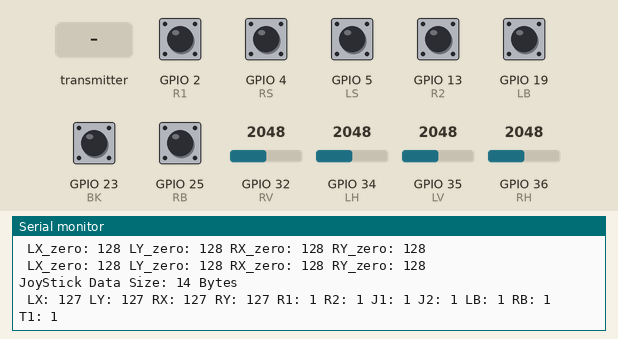
This program was run on a simulated ESP32. Parts: the last lines printed to the serial monitor. The inputs (shaded band) are chosen by the test bench; at power-on: GPIO 2 (R1), GPIO 4 (RS), GPIO 5 (LS), GPIO 13 (R2), GPIO 19 (LB), GPIO 23 (BK), GPIO 25 (RB) HIGH, GPIO 32 (RV) = 2048, GPIO 34 (LH) = 2048, GPIO 35 (LV) = 2048, GPIO 36 (RH) = 2048. EEPROM starts erased.

Above: at 2.0 s.
2.1 s: GPIO 32 (RV) set to 2866
At 2.6 s:
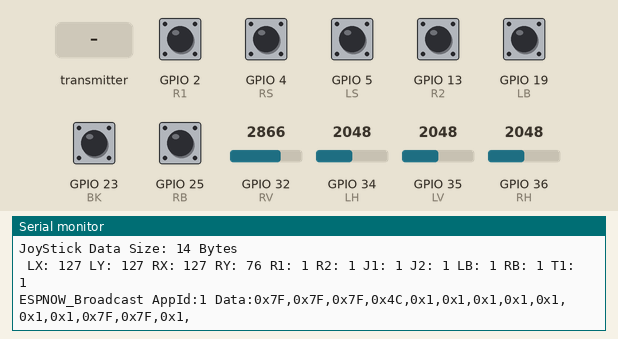
3.6 s: GPIO 34 (LH) set to 2866
At 4.2 s:
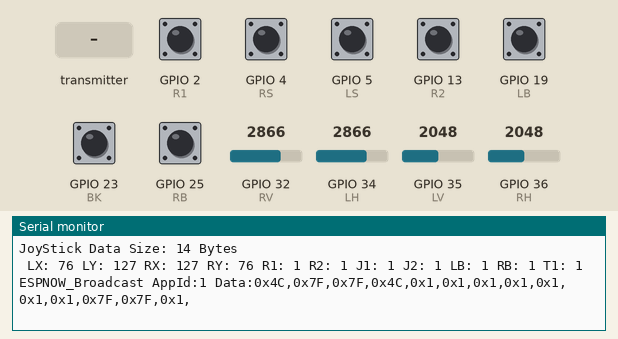
5.2 s: GPIO 35 (LV) set to 2866
At 5.7 s:
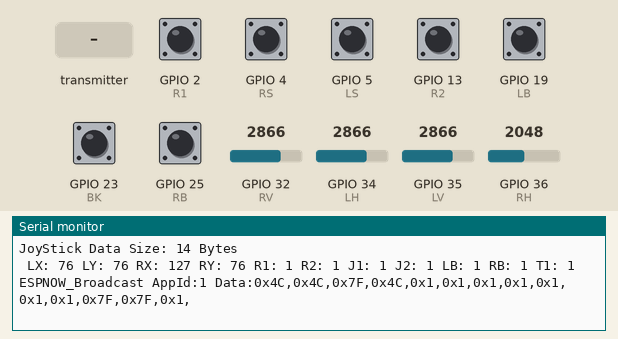
6.8 s: GPIO 36 (RH) set to 2866
At 7.3 s:
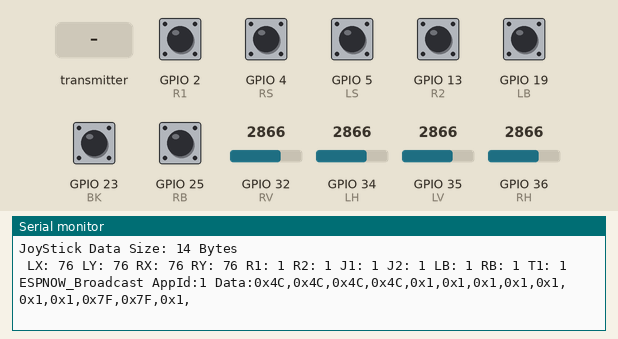
8.4 s: the transmitter starts sending appId = 0
At 8.71 s:
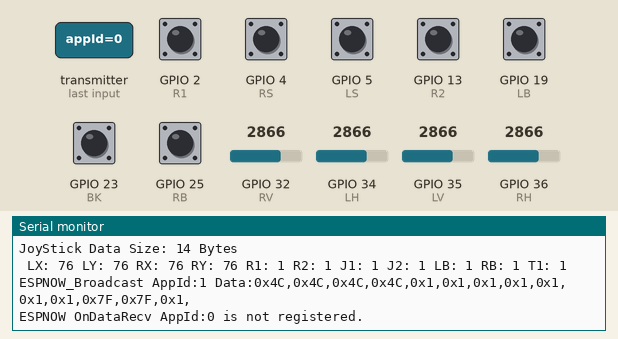
10.4 s: the transmitter starts sending appId = 1
At 10.71 s:
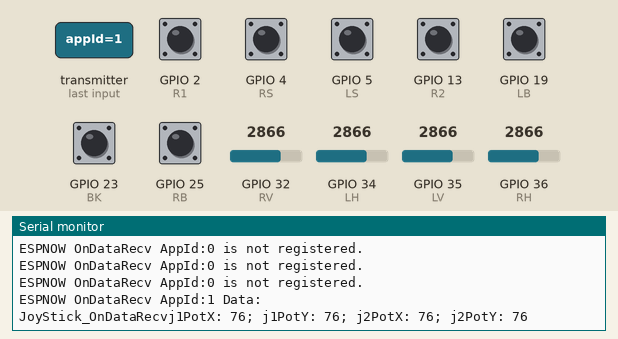

The program:

main.cpp
```cpp
#include "joystick.h"

//**********************Setup*************************
void setup()
{
  Serial.begin(115200);
  delay(100);

  JoyStick_Init();
  JoyStick_PrintState();
}

void loop()
{
  JoyStick_Loop();
}
```

espnow_wrapper.cpp
```cpp
#include "espnow_wrapper.h"

#if defined(ARDUINO_ARCH_ESP8266)
#include <ESP8266WiFi.h>
#include <espnow.h>
#elif defined(ARDUINO_ARCH_ESP32)
#include <WiFi.h>
#include <esp_now.h>
#endif


// 全0xFF的Mac地址时广播到附近所有ESPNOW设备
uint8_t broadcastAddress[] = {0xFF, 0xFF, 0xFF, 0xFF, 0xFF, 0xFF};
#if defined(ARDUINO_ARCH_ESP32)
esp_now_peer_info_t peerInfo = {};
#endif

static EspnowReceiver receiver = 0;
static uint8_t espnow_mode;
static uint32_t espnow_appMask;

// 数据发送回调函数
// callback when data is sent from Master to Slave
#if defined(ARDUINO_ARCH_ESP8266)
void OnDataSent(uint8_t *mac_addr, uint8_t status)
#elif defined(ARDUINO_ARCH_ESP32)
void OnDataSent(const uint8_t *mac_addr, esp_now_send_status_t status)
#endif
{
  char macStr[18];
  snprintf(macStr, sizeof(macStr), "%02x:%02x:%02x:%02x:%02x:%02x",
           mac_addr[0], mac_addr[1], mac_addr[2], mac_addr[3], mac_addr[4], mac_addr[5]);
  //  Serial.print("Last Packet Sent to: "); Serial.println(macStr);
  //  Serial.print("Last Packet Send Status: "); Serial.println(status == ESP_NOW_SEND_SUCCESS ? "Delivery Success" : "Delivery Fail");
}

// 数据接收回调函数
// callback when data is received from Slave to Master
#if defined(ARDUINO_ARCH_ESP8266)
void OnDataRecv(uint8_t *mac_addr, uint8_t *incomingData, u8 data_len)
#elif defined(ARDUINO_ARCH_ESP32)
void OnDataRecv(const uint8_t *mac_addr, const uint8_t *incomingData, int data_len)
#endif
{
  char macStr[18];
  snprintf(macStr, sizeof(macStr), "%02x:%02x:%02x:%02x:%02x:%02x",
           mac_addr[0], mac_addr[1], mac_addr[2], mac_addr[3], mac_addr[4], mac_addr[5]);

  // 解析 ESPNOW_BaseData 头
  ESPNOW_BaseData espData;
  memcpy(&espData, incomingData, sizeof(ESPNOW_BaseData));

  Serial.print("ESPNOW OnDataRecv AppId:");
  Serial.print(espData.appId, DEC);

  if (!bitRead(espnow_appMask, espData.appId))
  {
    Serial.println(" is not registered.");
    return;
  }

  // 解析剩余的内容
  Serial.print(" Data:");
  const uint8_t *pNewData = incomingData + sizeof(ESPNOW_BaseData);
  uint32_t newLen = data_len - sizeof(ESPNOW_BaseData);
  for (uint32_t i = 0; i < newLen; ++i)
  {
    Serial.print("0x");
    Serial.print(pNewData[i], HEX);
    Serial.print(",");
  }
  Serial.println();

  if (receiver != nullptr)
  {
    receiver(pNewData, newLen);
  }
}

void ESPNOW_Init(uint8_t mode)
{
  Serial.println("ESPNOW_Init");

  espnow_mode = mode;
  receiver = nullptr;
  espnow_appMask = 0;

  if (espnow_mode == ESPNOW_MODE_BROADCAST)
  {
    // 初始化 ESP-NOW
    Serial.println("Initializing ESP-NOW...");
    delay(100);
    WiFi.mode(WIFI_STA);
    Serial.println("InitESPNow");
    // This is the mac address of the Master in Station Mode
    Serial.print("STA MAC: ");
    Serial.println(WiFi.macAddress());
    WiFi.disconnect();
    if (esp_now_init() == 0)
    { // ESP_OK=0
      Serial.println("ESPNow Init Success");
    }
    else
    {
      Serial.println("ESPNow Init Failed");
      // Retry InitESPNow, add a counte and then restart?
      // InitESPNow();
      // or Simply Restart
      ESP.restart();
    }
    // 配对连接pair with another ESP-NOW device
    ESPNOW_PairDevice();
    Serial.println("ESPNOW_MODE_BROADCAST success.");
  }

  esp_now_register_recv_cb(OnDataRecv);

  Serial.print("MAC address of this node is ");
  Serial.println(WiFi.softAPmacAddress());
}

// 配对连接pair with another ESP-NOW device
void ESPNOW_PairDevice()
{
#if defined(ARDUINO_ARCH_ESP8266)
  if (!esp_now_is_peer_exist(broadcastAddress))
  {
    esp_now_add_peer(broadcastAddress, ESP_NOW_ROLE_IDLE, 0, 0, 0);
  }
#elif defined(ARDUINO_ARCH_ESP32)
  memcpy(&peerInfo.peer_addr, broadcastAddress, 6);
  if (!esp_now_is_peer_exist(broadcastAddress))
  {
    esp_now_add_peer(&peerInfo);
  }
#endif
}

// 注册AppId
void ESPNOW_RegisterApp(uint32_t appId, EspnowReceiver cb)
{
  bitSet(espnow_appMask, appId);
  receiver = cb;
}

// 发送数据 send data
void ESPNOW_SendMessageBroadcast(uint32_t appId, uint8_t *data, size_t len)
{
  ESPNOW_BaseData espData;
  espData.appId = appId;

  // 添加 ESPNOW_BaseData 头
  uint32_t size = len + sizeof(ESPNOW_BaseData);
  uint8_t msg[size];
  uint8_t *pMsg = msg;
  memcpy(pMsg, static_cast<void *>(&espData), sizeof(ESPNOW_BaseData));
  memcpy(pMsg + sizeof(ESPNOW_BaseData), data, len);

  Serial.print("ESPNOW_Broadcast AppId:");
  Serial.print(appId, DEC);
  Serial.print(" Data:");
  for (uint32_t i = 0; i < len; ++i)
  {
    Serial.print("0x");
    Serial.print(data[i], HEX);
    Serial.print(",");
  }
  Serial.println();

  esp_now_send(broadcastAddress, pMsg, len + sizeof(ESPNOW_BaseData));
}
```

espnow_wrapper.h
```cpp
#ifndef ESPNOW_WRAPPER_H
#define ESPNOW_WRAPPER_H

#include <Arduino.h>

#define ESPNOW_MODE_BROADCAST   0
#define ESPNOW_MODE_UNICAST     1

#define ESPNOW_APPID_JOYSTICK   1

typedef struct {
    uint32_t appId;
} ESPNOW_BaseData;

typedef void (*EspnowReceiver)(const uint8_t *msg, size_t len);

void ESPNOW_Init(uint8_t mode);
void ESPNOW_RegisterApp(uint32_t appId, EspnowReceiver cb);
void ESPNOW_SendMessageBroadcast(uint32_t appId, uint8_t *msg, size_t len);
void ESPNOW_Loop();
void ESPNOW_PairDevice();

#endif /* ESPNOW_WRAPPER_H */
```

joystick.cpp
```cpp
#include "joystick.h"
#include "espnow_wrapper.h"

#include <EEPROM.h>
#define EEPROM_SIZE 9

// TRIGGER BUTTONS
#define LB 19
#define RB 25

// LEFT-JOYSTICK
#define LH 34
#define LV 35
#define LS 5

// RIGHT-JOYSTICK
#define RH 36
#define RV 32
#define RS 4

#define R1 2
#define R2 13

// BATTERY VOLTAGE
// #define ADC 39  //电池ADC

// RGB
// #define DATA_PIN 17

// OTHERS
#define BK 23 // 拨动开关

int buttons[7] = {R1, R2, LS, RS, LB, RB, BK};

const int numberOfPotSamples = 5;  // Number of pot samples to take (to smooth the values)
const int delayBetweenSamples = 2; // Delay in milliseconds between pot samples

int LX_read = 0;
int LY_read = 0;
int RX_read = 0;
int RY_read = 0;

byte LX_zero = 127;
byte LY_zero = 127;
byte RX_zero = 127;
byte RY_zero = 127;

int LX_to_send = 0;
int LY_to_send = 0;
int RX_to_send = 0;
int RY_to_send = 0;

bool LY_inverted = false;
bool LX_inverted = false;
bool RY_inverted = false;
bool RX_inverted = false;

int counter = 0;
int invert_counter = 0;

float voltage = 3.00;
int percentage = 0;

// 初始化按键gpio
void pinmode_pullup()
{
  for (int i = 0; i < 7; i++)
  {
    pinMode(buttons[i], INPUT_PULLUP);
  }
}

// 把val从一个区间映射到新的区间
int map_normal(int val, int lower, int middle, int upper, bool reverse)
{
  val = constrain(val, lower, upper);
  if (val < middle)
    val = map(val, lower, middle, 0, 127);
  else
    val = map(val, middle, upper, 127, 255);
  return (reverse ? 255 - val : val);
}

// 读取摇杆状态
void read_joydata()
{
  int potValues[numberOfPotSamples];
  // 左摇杆，LEFT-JOYSTICK
  for (int i = 0; i < numberOfPotSamples; i++)
  {
    potValues[i] = analogRead(LH);
    delay(delayBetweenSamples);
  }
  int potValue = 0;
  for (int i = 0; i < numberOfPotSamples; i++)
  {
    potValue += potValues[i];
  }
  potValue = potValue / numberOfPotSamples;
  LX_read = map(potValue, 0, 4095, 255, 0);

  int potValues2[numberOfPotSamples];
  for (int i = 0; i < numberOfPotSamples; i++)
  {
    potValues2[i] = analogRead(LV);
    delay(delayBetweenSamples);
  }
  int potValue2 = 0;
  for (int i = 0; i < numberOfPotSamples; i++)
  {
    potValue2 += potValues2[i];
  }
  potValue2 = potValue2 / numberOfPotSamples;
  LY_read = map(potValue2, 0, 4095, 255, 0);

  // 右摇杆，RIGHT-JOYSTICK
  int potValues3[numberOfPotSamples];
  for (int i = 0; i < numberOfPotSamples; i++)
  {
    potValues3[i] = analogRead(RH);
    delay(delayBetweenSamples);
  }
  int potValue3 = 0;
  for (int i = 0; i < numberOfPotSamples; i++)
  {
    potValue3 += potValues3[i];
  }
  potValue3 = potValue3 / numberOfPotSamples;
  RX_read = map(potValue3, 0, 4095, 255, 0);

  int potValues4[numberOfPotSamples];
  for (int i = 0; i < numberOfPotSamples; i++)
  {
    potValues4[i] = analogRead(RV);
    delay(delayBetweenSamples);
  }
  int potValue4 = 0;
  for (int i = 0; i < numberOfPotSamples; i++)
  {
    potValue4 += potValues4[i];
  }
  potValue4 = potValue4 / numberOfPotSamples;
  RY_read = map(potValue4, 0, 4095, 255, 0);
}

// 摇杆原点纠偏程序
void zero_test()
{
  Serial.println(" joy_zero_testing... ");
  read_joydata();
  delay(300);

  LX_to_send = map_normal(LX_read, 0, 127, 255, 0);
  LY_to_send = map_normal(LY_read, 0, 127, 255, 0);
  RX_to_send = map_normal(RX_read, 0, 127, 255, 0);
  RY_to_send = map_normal(RY_read, 0, 127, 255, 0);

  LX_to_send = constrain(LX_to_send, 0, 255);
  LY_to_send = constrain(LY_to_send, 0, 255);
  RX_to_send = constrain(RX_to_send, 0, 255);
  RY_to_send = constrain(RY_to_send, 0, 255);

  LX_zero = LX_to_send;
  LY_zero = LY_to_send;
  RX_zero = RX_to_send;
  RY_zero = RY_to_send;

  Serial.println(" Writing in EEPROM... ");
  delay(300);

  // 把纠偏的值写入E2PROM
  if (EEPROM.read(1) != LX_zero)
    EEPROM.write(1, LX_zero);
  if (EEPROM.read(2) != LY_zero)
    EEPROM.write(2, LY_zero);
  if (EEPROM.read(3) != RX_zero)
    EEPROM.write(3, RX_zero);
  if (EEPROM.read(4) != RY_zero)
    EEPROM.write(4, RY_zero);
  EEPROM.commit();

  Serial.println(" Done... ");
  Serial.print(" LX_zero: ");
  Serial.print(EEPROM.read(1));
  Serial.print(" LY_zero: ");
  Serial.print(EEPROM.read(2));
  Serial.print(" RX_zero: ");
  Serial.print(EEPROM.read(3));
  Serial.print(" RY_zero: ");
  Serial.println(EEPROM.read(4));
}

// 初始化摇杆的初值并存储到e2prom
void eeprom_ini()
{
  Serial.print(" eeprom_ini() ");
  EEPROM.begin(EEPROM_SIZE);

  if (EEPROM.read(0) != 55)
  { // 判断是否首次使用（新的所有地址貌似是255的值）
    zero_test();
    EEPROM.write(0, 55);
    EEPROM.commit();
  }

  LX_zero = EEPROM.read(1);
  LY_zero = EEPROM.read(2);
  RX_zero = EEPROM.read(3);
  RY_zero = EEPROM.read(4);
}

//======================================
Data_Package data;    // Create a variable with the above structure
Data_Package predata; // the last state

void copyData()
{
  memcpy((uint8_t *)&predata, (uint8_t *)&data, sizeof(data));
}

int compareData()
{
  if (abs(predata.j1PotX - data.j1PotX) > 5 || abs(predata.j1PotY - data.j1PotY) > 5 || abs(predata.j2PotX - data.j2PotX) > 5 || abs(predata.j2PotY - data.j2PotY) > 5)
  {
    return 1;
  }

  if (predata.buttonLB != data.buttonLB || predata.buttonRB != data.buttonRB || predata.buttonR1 != data.buttonR1 || predata.buttonR2 != data.buttonR2 || predata.tSwitch1 != data.tSwitch1)
  {
    return 1;
  }

  return 0;
}

void JoyStick_Reset()
{ // 数据重置
  // Reset the values when there is no radio connection - Set initial default values
  data.j1PotX = 127;
  data.j1PotY = 127;
  data.j2PotX = 127;
  data.j2PotY = 127;
  data.buttonR1 = 1;
  data.buttonR2 = 1;
  data.j1Button = 1;
  data.j2Button = 1;
  data.buttonLB = 1;
  data.buttonRB = 1;
  data.tSwitch1 = 1;
  data.roll = 127;
  data.pitch = 127;
  data.buttonR3 = 1;

  copyData();
}

void JoyStick_PrintState()
{
  Serial.print("JoyStick Data Size: ");
  Serial.print(sizeof(data));
  Serial.println(" Bytes");
  Serial.print(" LX: ");
  Serial.print(data.j1PotX);
  Serial.print(" LY: ");
  Serial.print(data.j1PotY);
  Serial.print(" RX: ");
  Serial.print(data.j2PotX);
  Serial.print(" RY: ");
  Serial.print(data.j2PotY);
  Serial.print(" R1: ");
  Serial.print(data.buttonR1);
  Serial.print(" R2: ");
  Serial.print(data.buttonR2);
  Serial.print(" J1: ");
  Serial.print(data.j1Button);
  Serial.print(" J2: ");
  Serial.print(data.j2Button);
  Serial.print(" LB: ");
  Serial.print(data.buttonLB);
  Serial.print(" RB: ");
  Serial.print(data.buttonRB);
  Serial.print(" T1: ");
  Serial.println(data.tSwitch1);
}

// 数据接收回调函数
// callback when data is received from Slave to Master
void JoyStick_OnDataRecv(const uint8_t *msg, size_t len)
{
  memcpy(&data, msg, len);
  Serial.print("JoyStick_OnDataRecv");
  Serial.print("j1PotX: ");
  Serial.print(data.j1PotX);
  Serial.print("; j1PotY: ");
  Serial.print(data.j1PotY);
  Serial.print("; j2PotX: ");
  Serial.print(data.j2PotX);
  Serial.print("; j2PotY: ");
  Serial.println(data.j2PotY);
}

void JoyStick_Init()
{
  pinmode_pullup();
  JoyStick_Reset();
  ESPNOW_Init(ESPNOW_MODE_BROADCAST);
  ESPNOW_RegisterApp(ESPNOW_APPID_JOYSTICK, JoyStick_OnDataRecv);

  eeprom_ini(); // EEPROM初始化
  Serial.print(" LX_zero: ");
  Serial.print(EEPROM.read(1));
  Serial.print(" LY_zero: ");
  Serial.print(EEPROM.read(2));
  Serial.print(" RX_zero: ");
  Serial.print(EEPROM.read(3));
  Serial.print(" RY_zero: ");
  Serial.println(EEPROM.read(4));
}

// 发送数据 send data
void JoyStick_SendData()
{
  ESPNOW_SendMessageBroadcast(ESPNOW_APPID_JOYSTICK, (uint8_t *)&data, sizeof(data));
}

void JoyStick_Loop()
{
  read_joydata();

  LX_to_send = map_normal(LX_read, 0, LX_zero, 255, LX_inverted);
  LY_to_send = map_normal(LY_read, 0, LY_zero, 255, LY_inverted);
  RX_to_send = map_normal(RX_read, 0, RX_zero, 255, RX_inverted);
  RY_to_send = map_normal(RY_read, 0, RY_zero, 255, RY_inverted);

  LX_to_send = constrain(LX_to_send, 0, 255);
  LY_to_send = constrain(LY_to_send, 0, 255);
  RX_to_send = constrain(RX_to_send, 0, 255);
  RY_to_send = constrain(RY_to_send, 0, 255);

  data.j1PotX = LX_to_send;
  data.j1PotY = LY_to_send;
  data.j2PotX = RX_to_send;
  data.j2PotY = RY_to_send;
  data.buttonR1 = digitalRead(R1);
  data.buttonR2 = digitalRead(R2);
  data.j1Button = digitalRead(LS);
  data.j2Button = digitalRead(RS);
  data.buttonLB = digitalRead(LB);
  data.buttonRB = digitalRead(RB);
  data.tSwitch1 = digitalRead(BK);

  /************************************************/
  // 同时按下四键及拨动开关3秒后进行摇杆原点纠偏，此时不要碰摇杆
  if (!data.buttonR1 && !data.buttonR2 && !data.tSwitch1)
  {
    delay(3000);
    if (!data.buttonR1 && !data.buttonR2 && !data.tSwitch1)
    {
      zero_test();
    }
  }

  // 如果摇杆或按键有变化，则发送新的数据
  if (compareData() != 0)
  {
    JoyStick_PrintState();
    JoyStick_SendData();
  }

  // 备份摇杆新状态
  copyData();

  delay(100);
}
```

joystick.h
```cpp
#ifndef ESPNOW_H
#define ESPNOW_H

#include <Arduino.h>

// 设置数据结构体
typedef struct
{
  byte j1PotX; // 左右摇杆
  byte j1PotY;
  byte j2PotX;
  byte j2PotY;
  bool buttonR1; // 左右按键
  bool buttonR2;
  bool j1Button; // 左右摇杆按键
  bool j2Button;
  bool buttonLB; // 左右扳机按键
  bool buttonRB;
  bool tSwitch1; // 拨动开关
  byte roll;     // 用于M5StackCore2或未来增加的陀螺仪功能
  byte pitch;
  bool buttonR3;
} Data_Package;

void JoyStick_Init();
void JoyStick_Reset();
void JoyStick_SendData();
void JoyStick_PrintState();
void JoyStick_Loop();

#endif
```

Measured:
- after the input at 2.1 s, the serial monitor: prints a new line after 0.09 s (image 1)
- after the input at 3.6 s, the serial monitor: prints a new line after 0.17 s (image 2)
- after the input at 5.2 s, the serial monitor: prints a new line after 0.15 s (image 3)
- after the input at 6.8 s, the serial monitor: prints a new line after 0.12 s (image 4)
- after the input at 8.4 s, the serial monitor: prints a new line at once (image 5)
- after the input at 10.4 s, the serial monitor: prints a new line at once (image 6)
